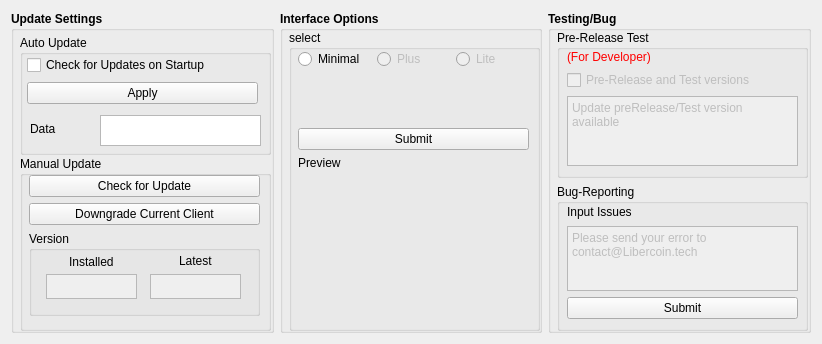
<?xml version="1.0" encoding="UTF-8"?>
<ui version="4.0">
 <class>ClientControlPage</class>
 <widget class="QWidget" name="ClientControlPage">
  <property name="geometry">
   <rect>
    <x>0</x>
    <y>0</y>
    <width>822</width>
    <height>344</height>
   </rect>
  </property>
  <property name="windowTitle">
   <string>Address Book</string>
  </property>
  <layout class="QVBoxLayout" name="verticalLayout">
   <item>
    <layout class="QHBoxLayout" name="horizontalLayout">
     <item>
      <widget class="QGroupBox" name="Upd8Control">
       <property name="font">
        <font>
         <weight>75</weight>
         <bold>true</bold>
        </font>
       </property>
       <property name="title">
        <string>Update Settings</string>
       </property>
       <widget class="QWidget" name="verticalLayoutWidget">
        <property name="geometry">
         <rect>
          <x>9</x>
          <y>19</y>
          <width>251</width>
          <height>301</height>
         </rect>
        </property>
        <layout class="QVBoxLayout" name="verticalLayout_2">
         <item>
          <widget class="QGroupBox" name="groupBox">
           <property name="minimumSize">
            <size>
             <width>0</width>
             <height>120</height>
            </size>
           </property>
           <property name="maximumSize">
            <size>
             <width>16777215</width>
             <height>110</height>
            </size>
           </property>
           <property name="font">
            <font>
             <weight>50</weight>
             <bold>false</bold>
            </font>
           </property>
           <property name="title">
            <string>Auto Update</string>
           </property>
           <widget class="QWidget" name="verticalLayoutWidget_5">
            <property name="geometry">
             <rect>
              <x>7</x>
              <y>19</y>
              <width>231</width>
              <height>51</height>
             </rect>
            </property>
            <layout class="QVBoxLayout" name="verticalLayout_6">
             <item>
              <widget class="QCheckBox" name="checkBoxupd8">
               <property name="text">
                <string>Check for Updates on Startup</string>
               </property>
               <property name="checked">
                <bool>false</bool>
               </property>
              </widget>
             </item>
             <item>
              <widget class="QPushButton" name="AU_apply">
               <property name="text">
                <string>Apply</string>
               </property>
              </widget>
             </item>
            </layout>
           </widget>
           <widget class="QPlainTextEdit" name="dDIR">
            <property name="geometry">
             <rect>
              <x>80</x>
              <y>80</y>
              <width>161</width>
              <height>31</height>
             </rect>
            </property>
            <property name="readOnly">
             <bool>true</bool>
            </property>
           </widget>
           <widget class="QLabel" name="label_5">
            <property name="geometry">
             <rect>
              <x>10</x>
              <y>84</y>
              <width>71</width>
              <height>20</height>
             </rect>
            </property>
            <property name="text">
             <string>Data</string>
            </property>
           </widget>
          </widget>
         </item>
         <item>
          <widget class="QGroupBox" name="groupBox_2">
           <property name="minimumSize">
            <size>
             <width>0</width>
             <height>150</height>
            </size>
           </property>
           <property name="font">
            <font>
             <weight>50</weight>
             <bold>false</bold>
            </font>
           </property>
           <property name="title">
            <string>Manual Update</string>
           </property>
           <widget class="QWidget" name="verticalLayoutWidget_4">
            <property name="geometry">
             <rect>
              <x>9</x>
              <y>19</y>
              <width>231</width>
              <height>151</height>
             </rect>
            </property>
            <layout class="QVBoxLayout" name="verticalLayout_5">
             <item>
              <widget class="QPushButton" name="chck4_upd8">
               <property name="text">
                <string>Check for Update</string>
               </property>
              </widget>
             </item>
             <item>
              <widget class="QPushButton" name="dwngrd_opt">
               <property name="text">
                <string>Downgrade Current Client</string>
               </property>
              </widget>
             </item>
             <item>
              <widget class="QGroupBox" name="groupBox_3">
               <property name="minimumSize">
                <size>
                 <width>0</width>
                 <height>85</height>
                </size>
               </property>
               <property name="title">
                <string>Version</string>
               </property>
               <widget class="QWidget" name="horizontalLayoutWidget_2">
                <property name="geometry">
                 <rect>
                  <x>10</x>
                  <y>40</y>
                  <width>211</width>
                  <height>31</height>
                 </rect>
                </property>
                <layout class="QHBoxLayout" name="horizontalLayout_2">
                 <item>
                  <widget class="QPlainTextEdit" name="instVER">
                   <property name="enabled">
                    <bool>false</bool>
                   </property>
                   <property name="sizePolicy">
                    <sizepolicy hsizetype="Fixed" vsizetype="Fixed">
                     <horstretch>0</horstretch>
                     <verstretch>0</verstretch>
                    </sizepolicy>
                   </property>
                   <property name="maximumSize">
                    <size>
                     <width>91</width>
                     <height>25</height>
                    </size>
                   </property>
                  </widget>
                 </item>
                 <item>
                  <widget class="QPlainTextEdit" name="liveVER">
                   <property name="enabled">
                    <bool>false</bool>
                   </property>
                   <property name="sizePolicy">
                    <sizepolicy hsizetype="Fixed" vsizetype="Fixed">
                     <horstretch>0</horstretch>
                     <verstretch>0</verstretch>
                    </sizepolicy>
                   </property>
                   <property name="maximumSize">
                    <size>
                     <width>91</width>
                     <height>25</height>
                    </size>
                   </property>
                  </widget>
                 </item>
                </layout>
               </widget>
               <widget class="QLabel" name="label">
                <property name="geometry">
                 <rect>
                  <x>40</x>
                  <y>20</y>
                  <width>61</width>
                  <height>21</height>
                 </rect>
                </property>
                <property name="text">
                 <string>Installed</string>
                </property>
               </widget>
               <widget class="QLabel" name="label_2">
                <property name="geometry">
                 <rect>
                  <x>150</x>
                  <y>20</y>
                  <width>61</width>
                  <height>20</height>
                 </rect>
                </property>
                <property name="text">
                 <string>Latest</string>
                </property>
               </widget>
              </widget>
             </item>
             <item>
              <spacer name="verticalSpacer_3">
               <property name="orientation">
                <enum>Qt::Vertical</enum>
               </property>
               <property name="sizeHint" stdset="0">
                <size>
                 <width>20</width>
                 <height>40</height>
                </size>
               </property>
              </spacer>
             </item>
            </layout>
           </widget>
          </widget>
         </item>
        </layout>
       </widget>
      </widget>
     </item>
     <item>
      <widget class="QGroupBox" name="ClieControl">
       <property name="font">
        <font>
         <weight>75</weight>
         <bold>true</bold>
        </font>
       </property>
       <property name="title">
        <string>Interface Options</string>
       </property>
       <widget class="QWidget" name="verticalLayoutWidget_2">
        <property name="geometry">
         <rect>
          <x>9</x>
          <y>19</y>
          <width>251</width>
          <height>301</height>
         </rect>
        </property>
        <layout class="QVBoxLayout" name="verticalLayout_3">
         <item>
          <widget class="QGroupBox" name="groupBox_4">
           <property name="font">
            <font>
             <weight>50</weight>
             <bold>false</bold>
            </font>
           </property>
           <property name="title">
            <string>select</string>
           </property>
           <widget class="QWidget" name="verticalLayoutWidget_8">
            <property name="geometry">
             <rect>
              <x>9</x>
              <y>19</y>
              <width>231</width>
              <height>271</height>
             </rect>
            </property>
            <layout class="QVBoxLayout" name="verticalLayout_9">
             <item>
              <layout class="QHBoxLayout" name="horizontalLayout_3">
               <item>
                <widget class="QRadioButton" name="minCLIE">
                 <property name="text">
                  <string>Minimal</string>
                 </property>
                </widget>
               </item>
               <item>
                <widget class="QRadioButton" name="plusCLIE">
                 <property name="enabled">
                  <bool>false</bool>
                 </property>
                 <property name="text">
                  <string>Plus</string>
                 </property>
                </widget>
               </item>
               <item>
                <widget class="QRadioButton" name="liteCLIE">
                 <property name="enabled">
                  <bool>false</bool>
                 </property>
                 <property name="text">
                  <string>Lite</string>
                 </property>
                </widget>
               </item>
              </layout>
             </item>
             <item>
              <spacer name="verticalSpacer_2">
               <property name="orientation">
                <enum>Qt::Vertical</enum>
               </property>
               <property name="sizeHint" stdset="0">
                <size>
                 <width>20</width>
                 <height>40</height>
                </size>
               </property>
              </spacer>
             </item>
             <item>
              <widget class="QPushButton" name="CS_submit">
               <property name="text">
                <string>Submit</string>
               </property>
              </widget>
             </item>
             <item>
              <widget class="QLabel" name="label_6">
               <property name="text">
                <string>Preview</string>
               </property>
              </widget>
             </item>
             <item>
              <layout class="QHBoxLayout" name="horizontalLayout_4">
               <item>
                <widget class="QLabel" name="cliePREV">
                 <property name="minimumSize">
                  <size>
                   <width>0</width>
                   <height>144</height>
                  </size>
                 </property>
                 <property name="text">
                  <string/>
                 </property>
                </widget>
               </item>
              </layout>
             </item>
            </layout>
           </widget>
          </widget>
         </item>
        </layout>
       </widget>
      </widget>
     </item>
     <item>
      <widget class="QGroupBox" name="TestControl">
       <property name="font">
        <font>
         <weight>75</weight>
         <bold>true</bold>
        </font>
       </property>
       <property name="title">
        <string>Testing/Bug</string>
       </property>
       <widget class="QWidget" name="verticalLayoutWidget_3">
        <property name="geometry">
         <rect>
          <x>9</x>
          <y>19</y>
          <width>251</width>
          <height>301</height>
         </rect>
        </property>
        <layout class="QVBoxLayout" name="verticalLayout_4">
         <item>
          <widget class="QGroupBox" name="groupBox_5">
           <property name="font">
            <font>
             <weight>50</weight>
             <bold>false</bold>
            </font>
           </property>
           <property name="title">
            <string>Pre-Release Test </string>
           </property>
           <widget class="QWidget" name="verticalLayoutWidget_7">
            <property name="geometry">
             <rect>
              <x>10</x>
              <y>20</y>
              <width>231</width>
              <height>121</height>
             </rect>
            </property>
            <layout class="QVBoxLayout" name="verticalLayout_8">
             <item>
              <widget class="QLabel" name="label_4">
               <property name="styleSheet">
                <string notr="true">color: rgb(255, 0, 0);</string>
               </property>
               <property name="text">
                <string>(For Developer)</string>
               </property>
              </widget>
             </item>
             <item>
              <widget class="QCheckBox" name="optin_test">
               <property name="enabled">
                <bool>false</bool>
               </property>
               <property name="text">
                <string>Pre-Release and Test versions</string>
               </property>
              </widget>
             </item>
             <item>
              <widget class="QPlainTextEdit" name="plainTextEdit_2">
               <property name="enabled">
                <bool>false</bool>
               </property>
               <property name="maximumSize">
                <size>
                 <width>16777215</width>
                 <height>75</height>
                </size>
               </property>
               <property name="readOnly">
                <bool>false</bool>
               </property>
               <property name="plainText">
                <string>Update preRelease/Test version available</string>
               </property>
              </widget>
             </item>
             <item>
              <spacer name="verticalSpacer">
               <property name="orientation">
                <enum>Qt::Vertical</enum>
               </property>
               <property name="sizeHint" stdset="0">
                <size>
                 <width>20</width>
                 <height>40</height>
                </size>
               </property>
              </spacer>
             </item>
            </layout>
           </widget>
          </widget>
         </item>
         <item>
          <widget class="QGroupBox" name="groupBox_6">
           <property name="font">
            <font>
             <weight>50</weight>
             <bold>false</bold>
            </font>
           </property>
           <property name="title">
            <string>Bug-Reporting</string>
           </property>
           <widget class="QWidget" name="verticalLayoutWidget_6">
            <property name="geometry">
             <rect>
              <x>10</x>
              <y>20</y>
              <width>231</width>
              <height>115</height>
             </rect>
            </property>
            <layout class="QVBoxLayout" name="verticalLayout_7">
             <item>
              <widget class="QLabel" name="label_3">
               <property name="text">
                <string>Input Issues</string>
               </property>
              </widget>
             </item>
             <item>
              <widget class="QPlainTextEdit" name="br_input">
               <property name="enabled">
                <bool>false</bool>
               </property>
               <property name="minimumSize">
                <size>
                 <width>0</width>
                 <height>65</height>
                </size>
               </property>
               <property name="maximumSize">
                <size>
                 <width>16777215</width>
                 <height>65</height>
                </size>
               </property>
               <property name="plainText">
                <string>Please send your error to contact@Libercoin.tech</string>
               </property>
              </widget>
             </item>
             <item>
              <widget class="QPushButton" name="BR_submit">
               <property name="enabled">
                <bool>true</bool>
               </property>
               <property name="text">
                <string>Submit</string>
               </property>
              </widget>
             </item>
            </layout>
           </widget>
          </widget>
         </item>
        </layout>
       </widget>
      </widget>
     </item>
    </layout>
   </item>
  </layout>
 </widget>
 <resources/>
 <connections/>
</ui>
